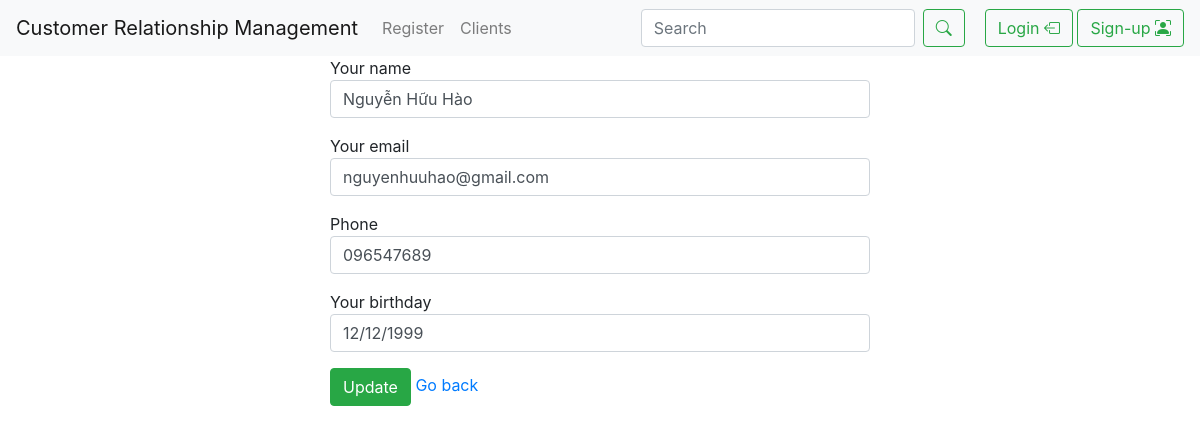
Screenshot of /customer/update/2 with the database file from the repository.
### customer/models.py (models this page shows, shortened)
class Customer(models.Model):
    name = models.CharField(verbose_name="Your name", max_length=50)
    email = models.CharField(verbose_name="Your email", max_length=50)
    phone = models.CharField(verbose_name="Phone", max_length=13)
    birthday = models.CharField(verbose_name="Your birthday", max_length=100)
    class Meta:
        db_table = "Customer"

### customer/views.py (the view, shortened to what this page needs)
# urls.py: url(r'^customer/update/(?P<customer_id>[0-9]+)$', views.update_customer, name='update_customer'),
def update_customer(request, customer_id):
    try:
        customer = Customer.objects.get(id=customer_id)
        print(customer_id)
    except Customer.DoesNotExist:
        return render(
            request=request,
            template_name='404.html',
        )
    form = CustomerForm(instance=customer)
    return render(
        request=request,
        template_name='customer/update.html',
        context={
            'form':form
        }
    )

### customer/forms.py
class CustomerForm(ModelForm):
    class Meta:
        model = Customer
        fields = '__all__' #('name','phone')  # ('name', 'phone','email')
        widgets = {
            'name': TextInput(attrs={
                'class': 'form-control'
            }),
             'email': EmailInput(attrs={
                'class': 'form-control'
            }),
             'phone': TextInput(attrs={
                'class': 'form-control'
            }),
            'birthday': widgets.DateInput(attrs={
                'class': 'form-control',
                'placeholder': 'dd/mm/yyyy'
            }),
        }

### customer/templates/customer/update.html (shortened to what this page needs)
{% extends 'base/base.html' %}
{% block content %}
<div class="col-md-6 offset-md-3">
    <form action="" method="post">
        {% for field in form %}
        {% if field.name == 'name' %}
        <div class="form-group">
            {{ field.label }}
            <input type="text" class="form-control" value="{{ field.value }}">
        </div>
        {% else %}
        <div class="form-group">
            {{ field.label }}
            {{ field }}
        </div>
        {% endif %}
        {% endfor %}
        <input class="btn btn-success bth-lg bth-block" type="submit" value="Update">
        <a href="{% url 'list_customer' %}">
             Go back
        </a>
    </form>
</div>
{% endblock content %}

### rows the page displays
Customer: value "Nguyễn Hữu Hào", form "nguyenhuuhao@gmail.com" "096547689" "12/12/1999"

### other values shown
{{ field.label }} "Your name"
{{ field.label }} "Your email" "Phone" "Your birthday"
